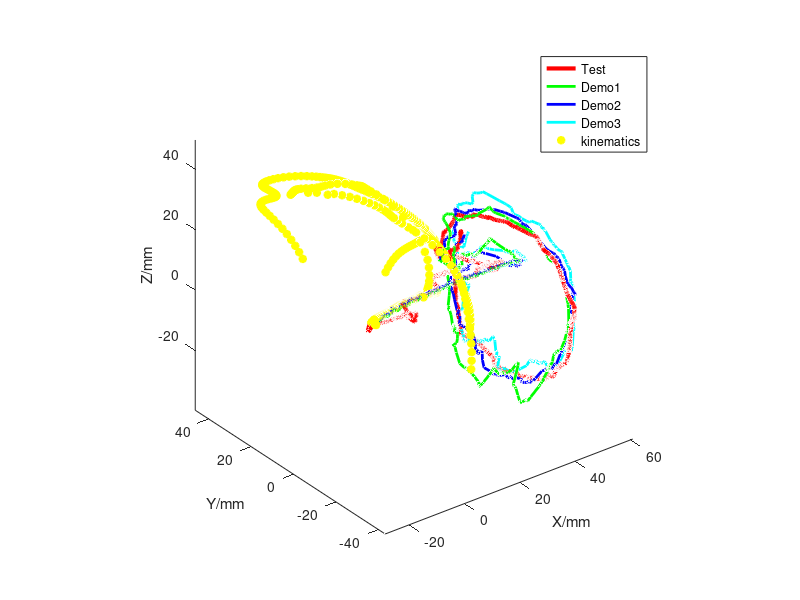

The MATLAB source for this figure:
% plot test circle VS kinematics VS demo 
clear all
clc
load('G3_circle.mat');
c5=importdata('EMT_c5_n.txt');
c7=importdata('EMT_c7_n.txt');
c9=importdata('EMT_c9_n.txt');
test=importdata('EMT_circle4_test_n.txt');
test2=importdata('EMT_circle5_test_n.txt');
n=length(G(1,:));
OCR4A=G(2,:)*500+1500;
OCR4B=G(3,:)*500+1500;
ZB=(G(1,:)*4500+4500)/150;
l=3.2;
d=5.5;
N=21;
r=25;
off_A=1500;
off_B=1500;

% kinematics to compute end-effector
for i=1:n
    l1(i)=(OCR4A(i)-off_A)/1800*pi*r;
    l2(i)=(OCR4B(i)-off_B)/1800*pi*r;

    thetak(i)=2*asin((l1(i)*l1(i)+l2(i)*l2(i))/(N*d));
    phi(i)=atan(l2(i)/l1(i));

    x(i)=l*sin(N*thetak(i)/2)/(sin(thetak(i)/2))*sin((N+1)*thetak(i)/2)*cos(phi(i));
    y(i)=l*sin(N*thetak(i)/2)/(sin(thetak(i)/2))*sin((N+1)*thetak(i)/2)*sin(phi(i));
    z(i)=ZB(i)+l*sin(N*thetak(i)/2)/(sin(thetak(i)/2))*cos((N+1)*thetak(i)/2)-75;
end

% test _without optimization traj
n=fix(length(test(:,1))/2)
px_t=zeros(n,1);
py_t=zeros(n,1);
pz_t=zeros(n,1);
pt0=[test(2,1),test(2,2),test(2,3)];

theta=-0.165;
for i=1:n
    EM1=test(i*2-1,:); 
    EM2=test(i*2,:);
    px_t(i)=(EM2(1)-pt0(1))*25.4*0.9; % end effector position in mm
    %py_t(i)=(EM2(2)-pt0(2))*25.4;
    py_t(i)=(EM2(2)-pt0(2))*25.4*0.9;
    pz_t(i)=(EM2(3)-pt0(3))*25.4; 
    px_tr(i)=cos(theta)*px_t(i)+sin(theta)*pz_t(i);
    pz_tr(i)=-sin(theta)*px_t(i)+cos(theta)*pz_t(i);
end
% demo traj
n=fix(length(c5(:,1))/2)
px5=zeros(n,1);
py5=zeros(n,1);
pz5=zeros(n,1);
p05=[c5(2,1),c5(2,2),c5(2,3)];

for i=1:n
    EM1=c5(i*2-1,:); 
    EM2=c5(i*2,:);
    px5(i)=(EM2(1)-p05(1))*25.4; % end effector position in mm
    py5(i)=(EM2(2)-p05(2))*25.4;
    pz5(i)=(EM2(3)-p05(3))*25.4;
    px5r(i)=cos(theta)*px5(i)+sin(theta)*pz5(i);
    pz5r(i)=-sin(theta)*px5(i)+cos(theta)*pz5(i);
end
n=fix(length(c9(:,1))/2)
px9=zeros(n,1);
py9=zeros(n,1);
pz9=zeros(n,1);
p09=[c9(2,1),c9(2,2),c9(2,3)];

for i=1:n
    EM1=c9(i*2-1,:); 
    EM2=c9(i*2,:);
    px9(i)=(EM2(1)-p09(1))*25.4; % end effector position in mm
    py9(i)=(EM2(2)-p09(2))*25.4;
    pz9(i)=(EM2(3)-p09(3))*25.4;
    px9r(i)=cos(theta)*px9(i)+sin(theta)*pz9(i);
    pz9r(i)=-sin(theta)*px9(i)+cos(theta)*pz9(i);
end
n=fix(length(c7(:,1))/2)
px7=zeros(n,1);
py7=zeros(n,1);
pz7=zeros(n,1);
p07=[c7(2,1),c7(2,2),c7(2,3)];

for i=1:n
    EM1=c7(i*2-1,:); 
    EM2=c7(i*2,:);
    px7(i)=(EM2(1)-p07(1))*25.4; % end effector position in mm
    py7(i)=(EM2(2)-p07(2))*25.4;
    pz7(i)=(EM2(3)-p07(3))*25.4;
    px7r(i)=cos(theta)*px7(i)+sin(theta)*pz7(i);
    pz7r(i)=-sin(theta)*px7(i)+cos(theta)*pz7(i);
end
% plot

figure
plot3(px_tr,py_t,pz_tr,'r','Linewidth',3)
hold on
plot3(px5r,py5,pz5r,'g','Linewidth',2)
hold on
plot3(px7r,py7,pz7r,'b','Linewidth',2)
hold on
plot3(px9r,py9,pz9r,'c','Linewidth',2)
hold on
plot3(z,y,x,'y*','Linewidth',2)

axis equal
xlabel('X/mm')
ylabel('Y/mm')
zlabel('Z/mm')
legend('Test','Demo1','Demo2','Demo3','kinematics')
%hold on
% figure
% axis equal
% xlabel('X/mm')
% ylabel('Y/mm')
% zlabel('Z/mm')
